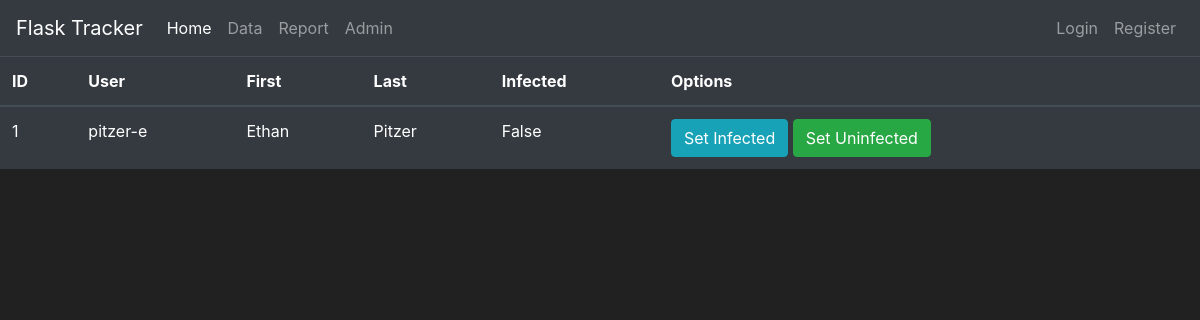
/admin, run on an earlier commit of the app's database.
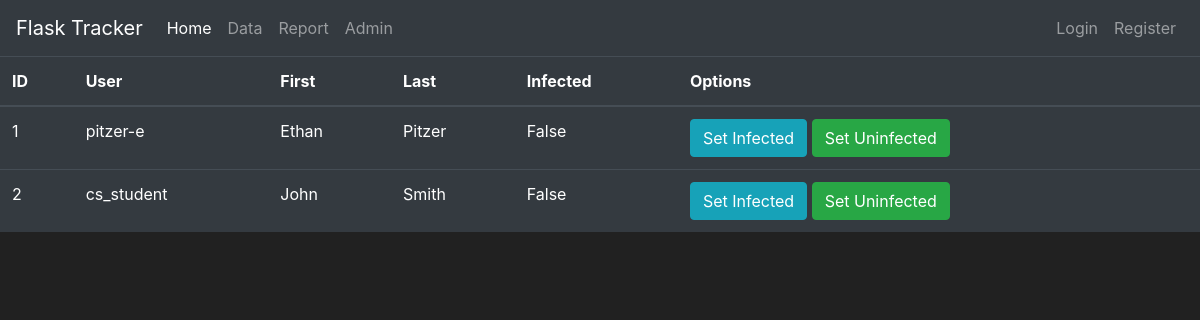
And on a later commit of the database.
### tracker/models.py (models this page shows)
class User(db.Model):
    first_name = db.Column(db.String(length=30), nullable=False)
    last_name = db.Column(db.String(length=30), nullable=False)
    user_name = db.Column(db.String(length=30), nullable=False, unique=True)
    password_hash = db.Column(db.String(length=60), nullable=False)
    is_infected = db.Column(db.Boolean(), nullable=False, default=False)
    user_id = db.Column(db.Integer(), primary_key=True)

### tracker/routes.py (the view)
@app.route('/admin')
def admin_page():
    users = User.query.all()
    return render_template('admin.html', users=users)

### tracker/templates/admin.html (shortened to what this page needs)
{% extends 'base.html' %}
{% block content %}
    <table class="table table-hover table-dark">
        <thead>
        <tr>
            <th scope="col">ID</th>
            <th scope="col">User</th>
            <th scope="col">First</th>
            <th scope="col">Last</th>
            <th scope="col">Infected</th>
            <th scope="col">Options</th>
        </tr>
        </thead>
        <tbody>
        {% for user in users %}
            <tr>
                <td>{{ user.user_id }}</td>
                <td>{{ user.user_name }}</td>
                <td>{{ user.first_name }}</td>
                <td>{{ user.last_name }}</td>
                <td>{{ user.is_infected }}</td>
                <td>
                    <button class="btn btn-outline btn-info">Set Infected</button>
                    <button class="btn btn-outline btn-success">Set Uninfected</button>
                </td>
            </tr>
        {% endfor %}
        </tbody>
    </table>
{% endblock %}

### tracker/templates/base.html (shortened to what this page needs)
<!doctype html>
<html lang="en">
<head>
    <link rel="stylesheet" href="https://cdn.jsdelivr.net/npm/bootstrap@4.5.3/dist/css/bootstrap.min.css">
</head>
<body>
<nav class="navbar navbar-expand-md navbar-dark bg-dark">
    <a class="navbar-brand" href="#">Flask Tracker</a>
    <div class="collapse navbar-collapse" id="navbarNav">
        <ul class="navbar-nav mr-auto">
            <li class="nav-item active">
                <a class="nav-link" href="{{ url_for ('home_page')}}">Home<span class="sr-only">(current)</span></a>
            </li>
            <li class="nav-item">
                <a class="nav-link" href="{{ url_for ('data_page')}}">Data</a>
            </li>
            <li class="nav-item">
                <a class="nav-link" href="{{ url_for ('report_page')}}">Report</a>
            </li>
            <li class="nav-item">
                <a class="nav-link" href="{{ url_for ('admin_page')}}">Admin</a>
            </li>
        </ul>
        <ul class="navbar-nav">
            <li class="nav-item">
                <a class="nav-link" href="#">Login</a>
            </li>
            <li class="nav-item">
                <a class="nav-link" href="{{ url_for ('register_page')}}">Register</a>
            </li>
        </ul>
    </div>
</nav>
{% block content %}
{% endblock %}
</body>
</html>

### tracker/templates/base.html (style rules this page uses)
body { background-color: #212121; color: white }

What changed in the data, as far as the page shows it:
added User: user_id "2", user_name "cs_student", first_name "John", last_name "Smith", is_infected "False"
